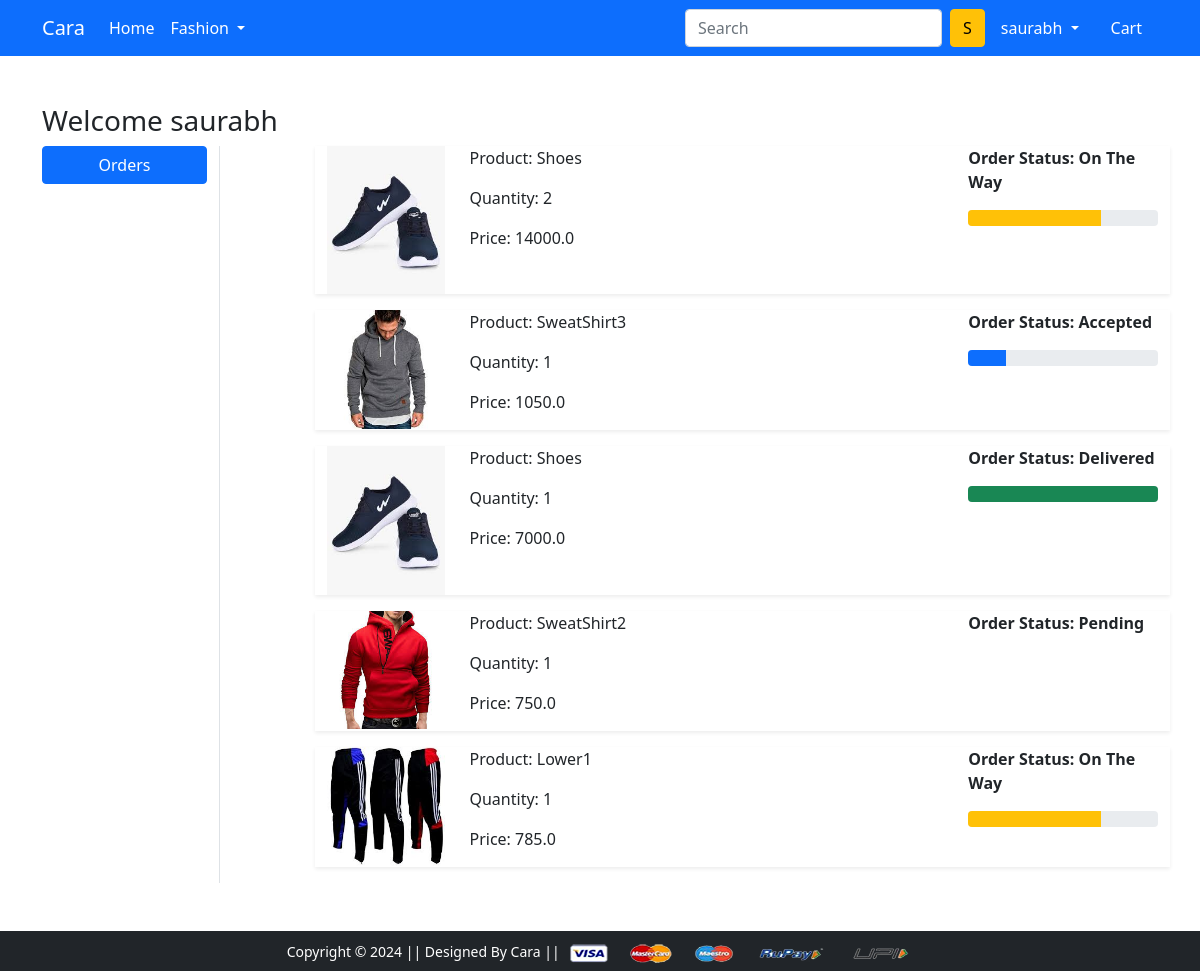
Screenshot of /orders/ (signed in) with the database file from the repository.
### app/models.py (models this page shows, shortened)
class OrderPlaced(models.Model):
    user = models.ForeignKey(User, on_delete=models.CASCADE)
    customer = models.ForeignKey(Customer, on_delete=models.CASCADE)
    product = models.ForeignKey(Product, on_delete=models.CASCADE)
    quantity = models.PositiveIntegerField(default=1)
    ordered_date = models.DateTimeField(auto_now_add=True)
    status = models.CharField(max_length=50, choices=STATUS_CHOICES, default='Pending')
    @property
    def total_cost(self):
        return self.quantity * self.product.discounted_price

class Product(models.Model):
    title = models.CharField(max_length=200)
    selling_price = models.FloatField()
    discounted_price = models.FloatField()
    description = models.TextField()
    brand = models.CharField(max_length=200)
    category = models.CharField(choices = CATEGORY_CHOICES, max_length=2)
    product_image = models.ImageField(upload_to = 'productimg')

### app/views.py (the view)
# urls.py: path('orders/', views.orders, name='orders'),
@login_required
def orders(request):
    op = OrderPlaced.objects.filter(user=request.user)
    return render(request, 'app/orders.html', {'order_placed': op})

### app/templates/app/orders.html (shortened to what this page needs)
{% extends 'app/base.html' %}
{% load static %}
{% block main-content %}
<div class="container my-5">
    <div class="row">
        <h3>Welcome {{request.user}}</h3>
        <div class="col-sm-2 border-end">
            <ul class="list-unstyled">
                <li class="d-grid"><a href="{% url 'orders' %}" class="btn btn-primary">Orders</a></li>
            </ul>
        </div>
        <div class="col-sm-9 offset-sm-1">
            {% for op in order_placed %}
            <div class="row shadow-sm mb-3">
                <div class="col-sm-2">
                    <img src="{{op.product.product_image.url}}" alt="" srcset="" class="img-fluid" height="150"
                        width="150">
                </div>
                <div class="col-sm-7">
                    <p>Product: {{op.product.title}}</p>
                    <p>Quantity: {{op.quantity}}</p>
                    <p>Price: {{op.total_cost}}</p>
                </div>
                <div class="col-sm-3 fw-bold">
                    <p>Order Status: {{op.status}}</p>
                    {% if op.status == 'Accepted' %}
                    <div class="progress">
                        <div class="progress-bar" role="progressbar" style="width: 20%" aria-valuenow="20"
                            aria-valuemin="0" aria-valuemax="100"></div>
                    </div>
                    {% endif %}
                    {% if op.status == 'On The Way' %}
                    <div class="progress">
                        <div class="progress-bar bg-warning" role="progressbar" style="width: 70%" aria-valuenow="70"
                            aria-valuemin="0" aria-valuemax="100"></div>
                    </div>
                    {% endif %}
                    {% if op.status == 'Delivered' %}
                    <div class="progress">
                        <div class="progress-bar bg-success" role="progressbar" style="width: 100%" aria-valuenow="100"
                            aria-valuemin="0" aria-valuemax="100"></div>
                    </div>
                    {% endif %}
                </div>
            </div>
            {% endfor %}
        </div>
    </div>
</div>
{% endblock main-content %}

### app/templates/app/base.html (shortened to what this page needs)
<!doctype html>
{% load static %}
<html lang="en">
<head>
  <link href="https://cdn.jsdelivr.net/npm/bootstrap@5.0.0-beta1/dist/css/bootstrap.min.css" rel="stylesheet"
>
  <link rel="stylesheet" href="{% static 'app/css/owl.carousel.min.css' %}">
  <link rel="stylesheet" href="{% static 'app/css/all.min.css' %}">
  <link rel="stylesheet" href="{% static 'app/css/style.css' %}">
</head>
<body>
  <nav class="navbar navbar-expand-lg navbar-dark bg-primary">
    <div class="container">
      <a class="navbar-brand" href="/">Cara</a>
      <div class="collapse navbar-collapse" id="navbarSupportedContent">
        <ul class="navbar-nav me-auto mb-2 mb-lg-0">
          <li class="nav-item">
            <a class="nav-link active" aria-current="page" href="/">Home</a>
          </li>
          <li class="nav-item dropdown">
            <a class="nav-link dropdown-toggle text-white" href="#" id="electronicsDropdown" role="button"
              data-bs-toggle="dropdown" aria-expanded="false">
              Fashion
            </a>
          </li>
        </ul>
        <form method='get' action="/search" class="d-flex">
          <input class="form-control me-2" type="search" placeholder="Search" aria-label="Search" name="search" id='search'>
          <button class="btn btn-warning" type="submit">S</button>
        </form>
        <div>
          <ul class="navbar-nav me-auto mb-2 mb-lg-0">
            {% if request.user.is_authenticated %}
            <li class="nav-item dropdown mx-2">
              <a class="nav-link dropdown-toggle text-white" href="#" id="profileDropdown" role="button"
                data-bs-toggle="dropdown" aria-expanded="false">
                {{request.user}}
              </a>
            </li>
            <li class="nav-item mx-2">
              <a href="{% url 'showcart' %}" class="nav-link text-white"> Cart
              </a>
            </li>
            {% endif %}
          </ul>
        </div>
      </div>
    </div>
  </nav>
  {% block main-content %} {% endblock main-content %}
  <footer class="container-fluid bg-dark text-center p-2 mt-5">
    <small class="text-white">Copyright &copy; 2024 || Designed By Cara || </small>
    <img src="{% static 'app/images/payment.png' %}" alt="" srcset="" class="img-fluid" height="2px">
  </footer>
</body>
</html>

### rows the page displays
OrderPlaced: product.product_image (picture), product "Shoes", quantity "2", total_cost "14000.0", status "On The Way"
OrderPlaced: product.product_image (picture), product "SweatShirt3", quantity "1", total_cost "1050.0", status "Accepted"
OrderPlaced: product.product_image (picture), product "Shoes", quantity "1", total_cost "7000.0", status "Delivered"
OrderPlaced: product.product_image (picture), product "SweatShirt2", quantity "1", total_cost "750.0", status "Pending"
OrderPlaced: product.product_image (picture), product "Lower1", quantity "1", total_cost "785.0", status "On The Way"

### other values shown
{{ request.user }} "saurabh"
